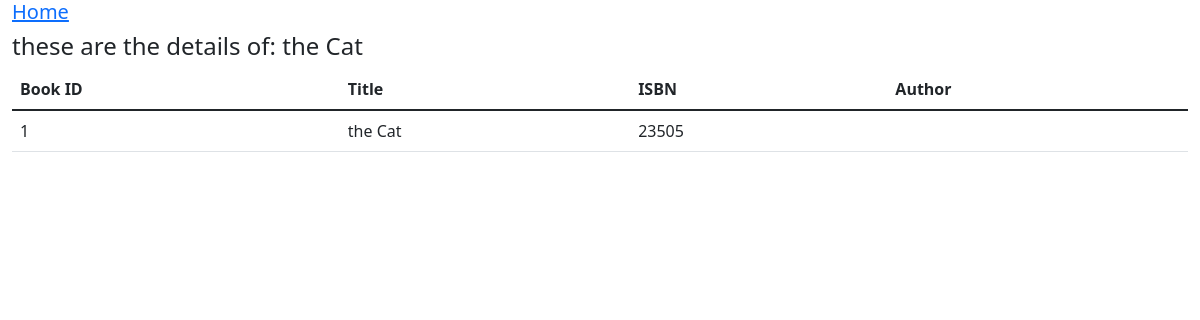
Before: /book/1 with the older database file.
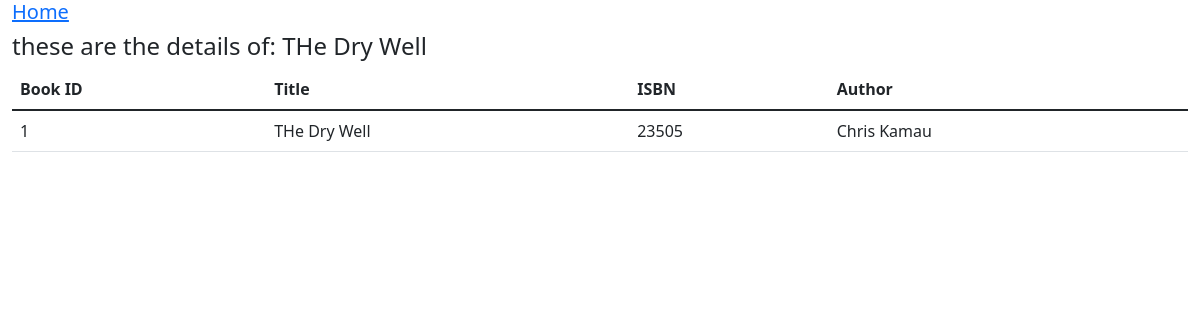
After: the same page with the newer database file.
### books/models.py (models this page shows, shortened)
class Book(models.Model):
    title = models.CharField(max_length=100)
    isbn = models.CharField(max_length=13)
    author = models.ForeignKey('Author', on_delete=models.CASCADE)

class Author(models.Model):
    name = models.CharField(max_length=100, )
    gender = models.CharField(max_length=10)
    age = models.IntegerField(validators=[MinValueValidator(5), MaxValueValidator(100)])
    country = models.CharField(max_length=50)
    genre = models.CharField(max_length=50)

### books/views.py (the view)
# urls.py: path('book/<id>', views.book_details, name="book_details"),
def book_details(request, id):
    book = Book.objects.get(pk=id)
    context = {"book": book}
    return render(request, "book_details.html", context)

### books/templates/book_details.html (shortened to what this page needs)
{% extends 'index.html' %}
  {% block header %}these are the details of: {{ book.title }} {% endblock header%}
{%block content %}
<table class="table">
  <thead>
    <tr>
      <th scope="col">Book ID</th>
      <th scope="col">Title</th>
      <th scope="col">ISBN</th>
      <th scope="col">Author</th>
    </tr>
  </thead>
  <tbody>
    <tr>
      <td>{{book.id}}</td>
      <td>{{ book.title }}</td>
      <td>{{ book.isbn }}</td>
      <td>{{ book.author.name }}</td>
    </tr>
  </tbody>
</table>
{% endblock content %}

Changed rows visible on the page:
changed Book id 1: title "the Cat" → "THe Dry Well"; author.name (not shown) → "Chris Kamau"
